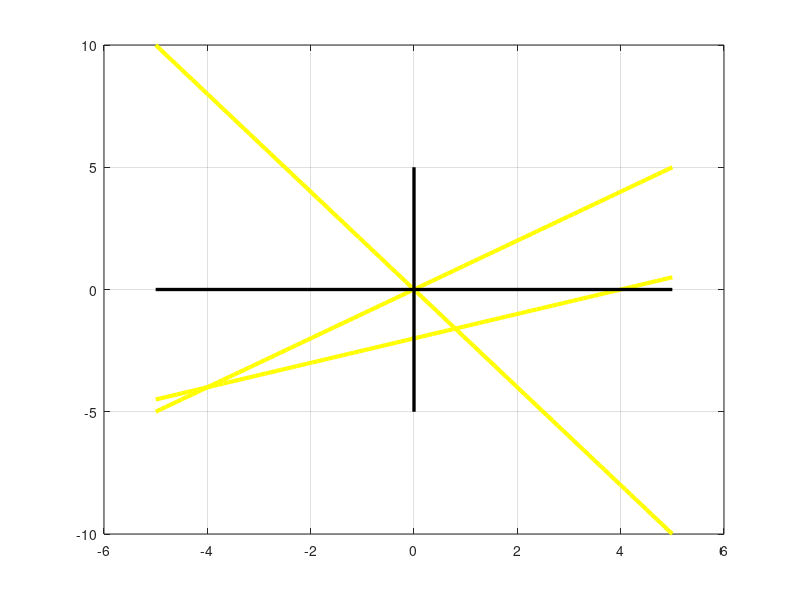

Recreate this plot in MATLAB. (Note: this script raises an error after producing the figure.)
f1 = inline('x','x')
f2 = inline('-2*x','x')
f3 = inline('(x-4)/(2)','x')
A=-5; B=5; 
x1=linspace(A,B,100);
y1=f1(x1);
plot(x1,y1,'y','Linewidth',3) %Constructia graficului  functiei f

grid on
hold on

x2=linspace(A,B,100);
y2=f2(x2);
plot(x2,y2,'y','Linewidth',3) %Constructia graficului  functiei f

x3=linspace(A,B,100);
y3=f3(x3);
plot(x3,y3,'y','Linewidth',3) %Constructia graficului  functiei f


plot([A B], [0 0],'k','Linewidth',2.4) %Reprezentarea axei Ox
plot([0 0], [A B],'k','Linewidth',2.4); %Reprezentarea axei Oy

[xi,yi] = polyxpoly(x1,y1,x2,y2);
[xj,yj] = polyxpoly(x3,y3,x2,y2);
[xk,yk] = polyxpoly(x3,y3,x1,y1);
mapshow(xi,yi,'DisplayType' ,'point','Marker','o')
mapshow(xj,yj,'DisplayType','point','Marker','o')
mapshow(xk,yk,'DisplayType','point','Marker','o')


patch([xi xj xk],[yi yj yk],0.2);

xlabel('x')
ylabel('y')
